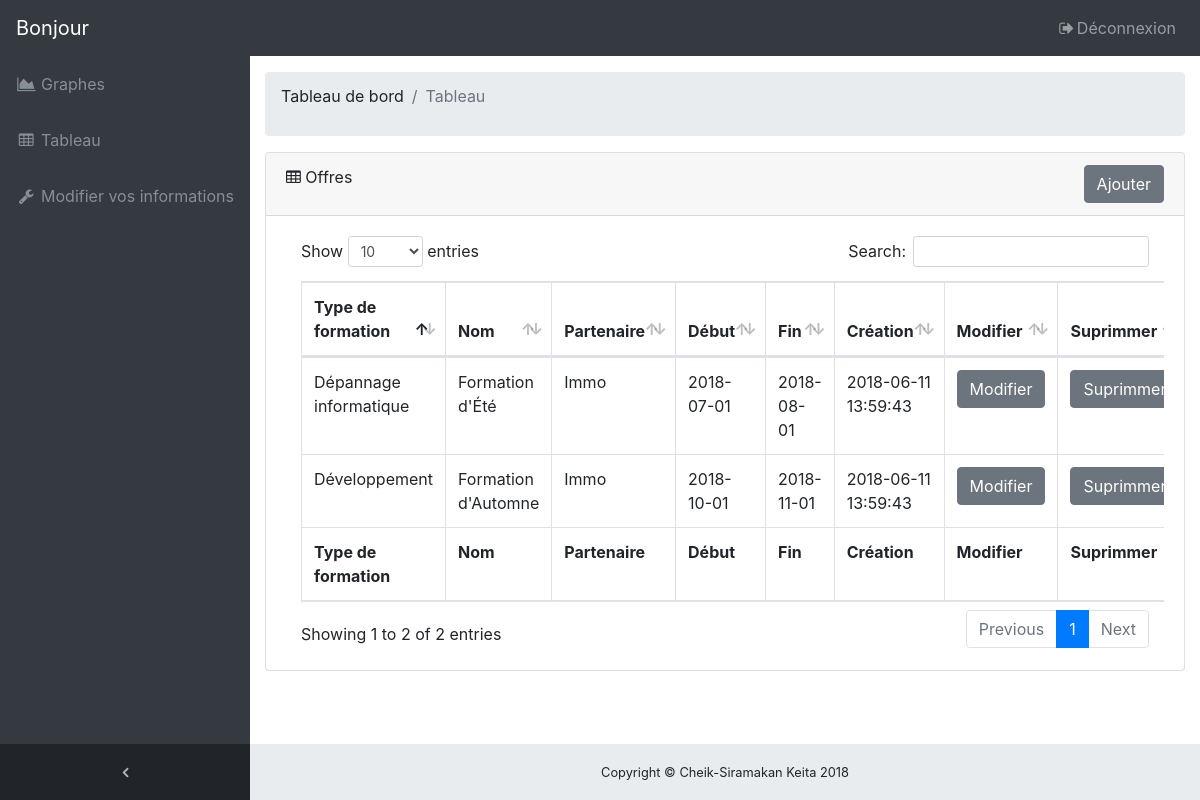
The app's page /controller/partenairetableauoffre.php (signed in) with its own data.
### tables this page shows
CREATE TABLE offre(
	offre_id			INT(11) NOT NULL AUTO_INCREMENT,
	partenaire_id		INT(11) NOT NULL,
	formation_id		INT(11) NOT NULL,
	offre_nom			VARCHAR(50) NOT NULL,
	offre_description 	TEXT NOT NULL,
	offre_debut			DATE NOT NULL,
	offre_fin			DATE NOT NULL,
	offre_creation		DATETIME NOT NULL,
	PRIMARY KEY(offre_id),
	CONSTRAINT FK_offre_partenaire_id FOREIGN KEY (partenaire_id) REFERENCES partenaire(partenaire_id),
	CONSTRAINT FK_offre_formation_id FOREIGN KEY (formation_id) REFERENCES formation(formation_id),
	UNIQUE(offre_id)
);

CREATE TABLE formation(
	formation_id 			INT(11) NOT NULL AUTO_INCREMENT,
	formation_nom			VARCHAR(50) NOT NULL,
	formation_creation		DATETIME NOT NULL,
	PRIMARY KEY (formation_id),
	UNIQUE (formation_id, formation_nom)
);

CREATE TABLE partenaire(
	partenaire_id 					INT(11) NOT NULL AUTO_INCREMENT,
	partenaire_siret				VARCHAR(9) NOT NULL,
	partenaire_nom 					VARCHAR(50) NOT NULL,
	partenaire_mot_de_passe_hash 	CHAR(64) NOT NULL,
	partenaire_telephone 			VARCHAR(10) NOT NULL,
	partenaire_email				VARCHAR(50) NOT NULL,
	partenaire_adresse				VARCHAR(38) NOT NULL,
	partenaire_ville				VARCHAR(32) NOT NULL,
	partenaire_code_postal			VARCHAR(5) NOT NULL,
	partenaire_derniere_connexion 	DATETIME NOT NULL,
	partenaire_creation				DATETIME NOT NULL,
	PRIMARY KEY (partenaire_id, partenaire_siret),
	UNIQUE (partenaire_id, partenaire_siret, partenaire_mot_de_passe_hash, partenaire_telephone, partenaire_email)
);

### dao/class/offreDAO.php (called while the page is built, shortened)
<?php
class OffreDAO implements OffreInterface{
	public function listerParPartenaire($partenaire_id){
		$connect 	= new Connect();
		$connexion 	= $connect->connexion();
		$requete = $connexion->prepare("SELECT offre.offre_id, formation.formation_id, partenaire.partenaire_nom, formation.formation_nom,
										     offre_nom, offre.offre_description, offre_debut, offre_fin, offre_creation
										    FROM offre JOIN partenaire ON offre.partenaire_id = partenaire.partenaire_id
										    		   JOIN formation ON offre.formation_id = formation.formation_id WHERE partenaire.partenaire_id = ? ");
		$requete->execute(array($partenaire_id));
		return 		$requete;
	}
}
?>

### controller/partenairetableauoffre.php (the view, shortened to what this page needs)
<?php
require_once('dao/classes/offreDAO.php');
$url = "http://localhost:8000/ppe2/";
$offreDAO = new OffreDAO();
$offre = $offreDAO->listerParPartenaire($_SESSION['partenaire_id']);
?>
<!DOCTYPE html>
<html lang="FR">
  <head>
    <link href="/ressources/vendor/bootstrap/css/bootstrap.min.css " rel="stylesheet">
    <link href="/ressources/vendor/font-awesome/css/font-awesome.min.css" rel="stylesheet" type="text/css">
    <link href="/ressources/vendor/datatables/dataTables.bootstrap4.css"  rel="stylesheet">
    <link href="/ressources/css/sb-admin.css"  rel="stylesheet">
  </head>
  <body class="fixed-nav sticky-footer bg-dark" id="page-top">
    <nav class="navbar navbar-expand-lg navbar-dark bg-dark fixed-top" id="mainNav">
      <a class="navbar-brand" href="<?= $url ?>">Bonjour <?= $_SESSION["partenaire_nom"] ?></a>
      <div class="collapse navbar-collapse" id="navbarResponsive">
        <ul class="navbar-nav navbar-sidenav" id="exampleAccordion">
          <li class="nav-item" data-toggle="tooltip" data-placement="right" title="Charts">
            <a class="nav-link" href="<?= $url."partenaire/profil" ?>">
              <i class="fa fa-fw fa-area-chart"></i>
              <span class="nav-link-text">Graphes</span>
            </a>
          </li>
          <li class="nav-item" data-toggle="tooltip" data-placement="right" title="Tableaux">
            <a class="nav-link" href="<?= $url."partenaire/offre" ?>">
              <i class="fa fa-fw fa-table"></i>
              <span class="nav-link-text">Tableau</span>
            </a>
          </li>
          <li class="nav-item" data-toggle="tooltip" data-placement="right" title="Tableaux">
            <a class="nav-link" href="<?= $url."partenaire/modifier-mes-informations" ?>">
              <i class="fa fa-fw fa-wrench"></i>
                <span class="nav-link-text">Modifier vos informations</span>
            </a>
          </li>
        </ul>
        <ul class="navbar-nav sidenav-toggler">
          <li class="nav-item">
            <a class="nav-link text-center" id="sidenavToggler">
              <i class="fa fa-fw fa-angle-left"></i>
            </a>
          </li>
        </ul>
        <ul class="navbar-nav ml-auto">
          <li class="nav-item">
            <a class="nav-link" data-toggle="modal" data-target="#exampleModal">
              <i class="fa fa-fw fa-sign-out"></i>Déconnexion</a>
          </li>
        </ul>
      </div>
    </nav>
    <div class="content-wrapper">
      <div class="container-fluid">
        <ol class="breadcrumb">
          <li class="breadcrumb-item">
            <p>Tableau de bord</p>
          </li>
          <li class="breadcrumb-item active">Tableau</li>
        </ol>
        <div class="card mb-3">
          <div class="card-header">
            <i class="fa fa-table"></i> Offres <input class="btn btn-secondary my-2 my-sm-0 float-right" type="submit" name="modifier_administrateur" onclick="window.location.href='<?= $url."offre/ajout" ?>'" value="Ajouter"></div>
          <div class="card-body">
            <div class="table-responsive">
              <form method="POST">
                <table class="table table-bordered" id="dataTable" width="100%" cellspacing="0">
                  <thead>
                    <tr>
                      <th scope="col">Type de formation</th>
                      <th scope="col">Nom</th>
                      <th scope="col">Partenaire</th>
                      <th scope="col">Début</th>
                      <th scope="col">Fin</th>
                      <th scope="col">Création</th>
                      <th scope="col">Modifier</th>
                      <th scope="col">Suprimmer</th>
                    </tr>
                  </thead>
                  <tfoot>
                    <tr>
                      <th scope="col">Type de formation</th>
                      <th scope="col">Nom</th>
                      <th scope="col">Partenaire</th>
                      <th scope="col">Début</th>
                      <th scope="col">Fin</th>
                      <th scope="col">Création</th>
                      <th scope="col">Modifier</th>
                      <th scope="col">Suprimmer</th>
                    </tr>
                  </tfoot>
                  <tbody>
                  <?php
                    while($resultat = $offre->fetch()){
                      echo '<tr>';
                        echo '<td>'.$resultat["formation_nom"].'</td>';
                        echo '<td>'.$resultat["offre_nom"].'</td>';
                        echo '<td>'.$resultat["partenaire_nom"].'</td>';
                        echo '<td>'.$resultat["offre_debut"].'</td>';
                        echo '<td>'.$resultat["offre_fin"].'</td>';
                        echo '<td>'.$resultat["offre_creation"].'</td>';
                        echo '<form method="POST">';
                          echo '<td><input class="btn btn-secondary my-2 my-sm-0" type="submit" name="modifier" value="Modifier"></td>';
                          echo '<td><input class="btn btn-secondary my-2 my-sm-0" type="submit" name="suprimmer" value="Suprimmer"></td>';
                        echo '</form>';
                      echo '</tr>';
                    }
                  ?>
                  </tbody>
                </table>
              </form>
            </div>
          </div>
        </div>
      </div>
      <footer class="sticky-footer">
        <div class="container">
          <div class="text-center">
            <small>Copyright © Cheik-Siramakan Keita 2018</small>
          </div>
        </div>
      </footer>
    </div>
  </body>
</html>

### assets/css/sb-admin.css (style rules this page uses)
html { position: relative; min-height: 100%; }
body { overflow-x: hidden; }
body.sticky-footer { margin-bottom: 56px; }
body.sticky-footer .content-wrapper { min-height: calc(100vh - 56px - 56px); }
body.fixed-nav { padding-top: 56px; }
.content-wrapper { min-height: calc(100vh - 56px); padding-top: 1rem; }
#mainNav .navbar-collapse { overflow: auto; max-height: 75vh; }
#mainNav .navbar-collapse .navbar-nav .nav-item .nav-link { cursor: pointer; }
#mainNav .navbar-collapse .sidenav-toggler { display: none; }
@media (min-width: 992px) { #mainNav .navbar-brand { width: 250px; } }
@media (min-width: 992px) { #mainNav .navbar-collapse { overflow: visible; max-height: none; } }
@media (min-width: 992px) { #mainNav .navbar-collapse .navbar-sidenav { position: absolute; top: 0; left: 0; -webkit-flex-direction: column; -ms-flex-direction: column; flex-direction: column; margin-top: 56px; } }
@media (min-width: 992px) { #mainNav .navbar-collapse .navbar-sidenav > .nav-item { width: 250px; padding: 0; } }
@media (min-width: 992px) { #mainNav .navbar-collapse .navbar-sidenav > .nav-item > .nav-link { padding: 1em; } }
#mainNav.fixed-top .sidenav-toggler { display: none; }
@media (min-width: 992px) { #mainNav.fixed-top .navbar-sidenav { height: calc(100vh - 112px); } }
@media (min-width: 992px) { #mainNav.fixed-top .sidenav-toggler { position: absolute; top: 0; left: 0; display: flex; -webkit-flex-direction: column; -ms-flex-direction: column; flex-direction: column; margin-top: calc(100vh - 56px); } }
@media (min-width: 992px) { #mainNav.fixed-top .sidenav-toggler > .nav-item { width: 250px; padding: 0; } }
@media (min-width: 992px) { #mainNav.fixed-top .sidenav-toggler > .nav-item > .nav-link { padding: 1em; } }
#mainNav.fixed-top.navbar-dark .sidenav-toggler { background-color: #212529; }
#mainNav.fixed-top.navbar-dark .sidenav-toggler a i { color: #adb5bd; }
.content-wrapper { overflow-x: hidden; background: white; }
@media (min-width: 992px) { .content-wrapper { margin-left: 250px; } }
#sidenavToggler i { font-weight: 800; }
#mainNav.navbar-dark .navbar-collapse .navbar-sidenav > .nav-item > .nav-link { color: #868e96; }
@media (min-width: 992px) { #mainNav.navbar-dark .navbar-collapse .navbar-sidenav { background: #343a40; } }
footer.sticky-footer { position: absolute; right: 0; bottom: 0; width: 100%; height: 56px; background-color: #e9ecef; line-height: 55px; }
@media (min-width: 992px) { footer.sticky-footer { width: calc(100% - 250px); } }

### records on screen
offre: formation.formation_nom "Dépannage informatique", offre_nom "Formation d'Été", partenaire.partenaire_nom "Immo", offre_debut "2018-07-01", offre_fin "2018-08-01", offre_creation "2018-06-11 13:59:43"
offre: formation.formation_nom "Développement", offre_nom "Formation d'Automne", partenaire.partenaire_nom "Immo", offre_debut "2018-10-01", offre_fin "2018-11-01", offre_creation "2018-06-11 13:59:43"
